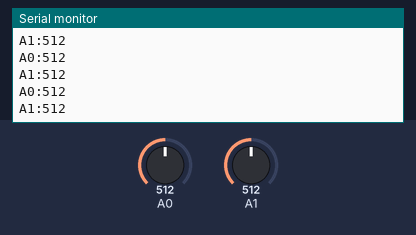
Bench run of a sketch on a simulated Arduino Leonardo, built with avr-gcc and run on an emulated ATmega32U4. Shown: the last lines printed to the serial monitor. The inputs (shaded band) are chosen by the test bench; at power-on: A0 = 512, A1 = 512.

Above: at 1.2 s.
1.3 s: A0 set to 716
At 1.64 s:
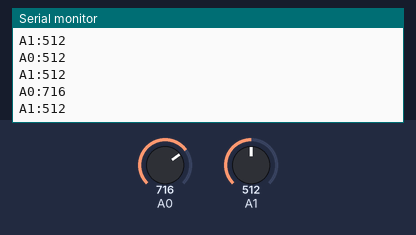
2.8 s: A1 set to 716
At 3.11 s:
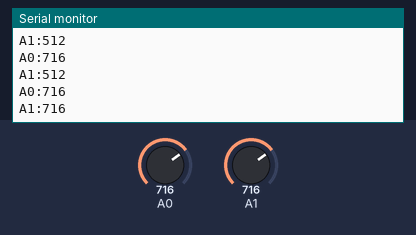
4.3 s: A0 set to 900
At 4.38 s:
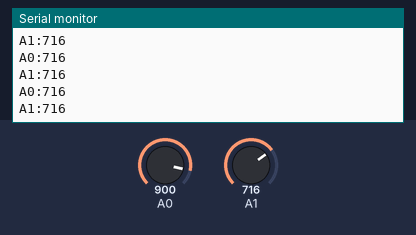
5.8 s: A1 set to 900
At 5.86 s:
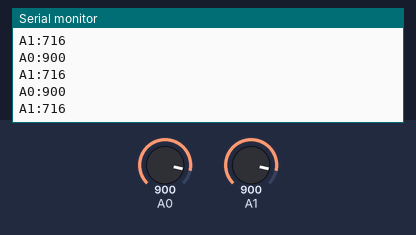
Timing chart, 0 to 8.3 s (numbered marks = the images above; inputs shaded):
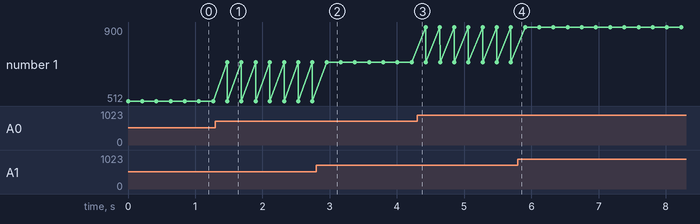

Measured:
- after the input at 1.3 s, the serial monitor: prints a new line after 0.18 s (image 1)
- after the input at 2.8 s, the serial monitor: prints a new line after 0.15 s (image 2)

The sketch:

SensorReading.ino
```cpp
void setup()
{
}

void loop() {
    int sensorReading = analogRead(A0);
    Serial.print("A0:");
    Serial.println(sensorReading);
    sensorReading = analogRead(A1);
    Serial.print("A1:");
    Serial.println(sensorReading);
    if (sensorReading > 292) {
      digitalWrite(13, HIGH);
      delay(10);
      digitalWrite(13, LOW);
    }
    delay(200);
}
```
